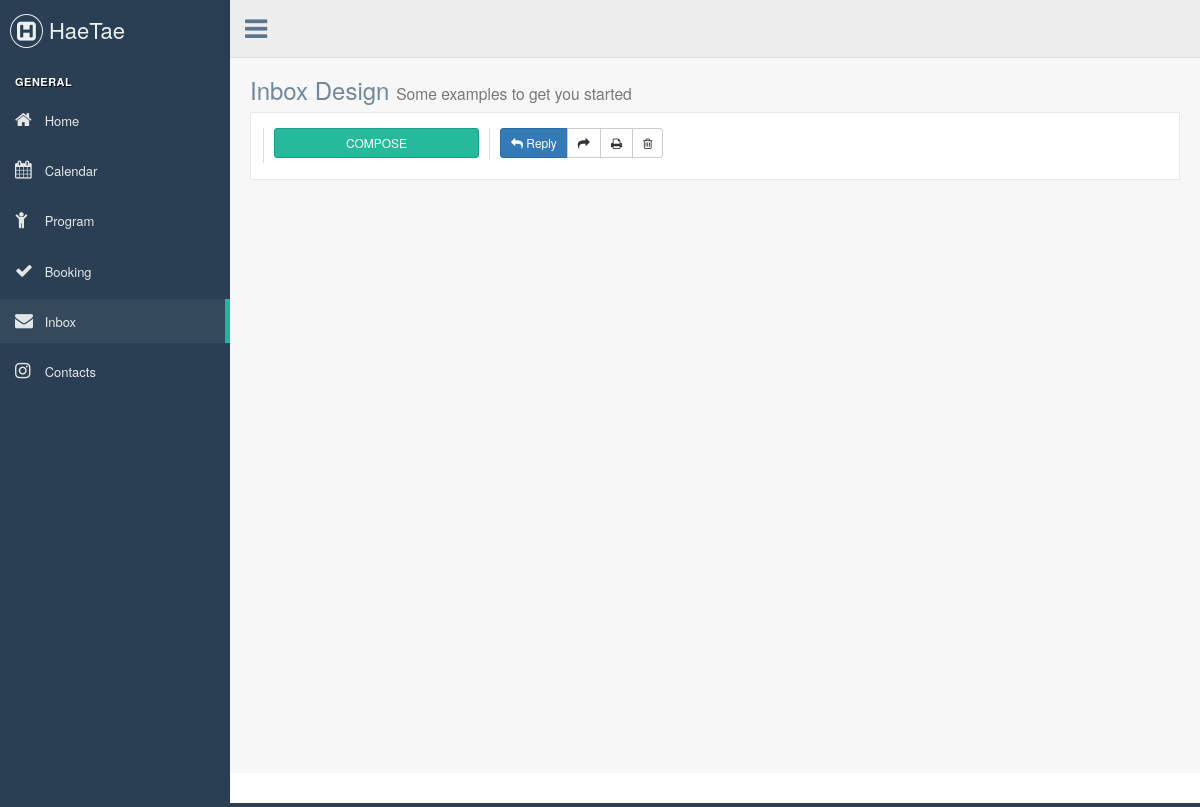
Page /admin/inbox.php on the earlier database version.
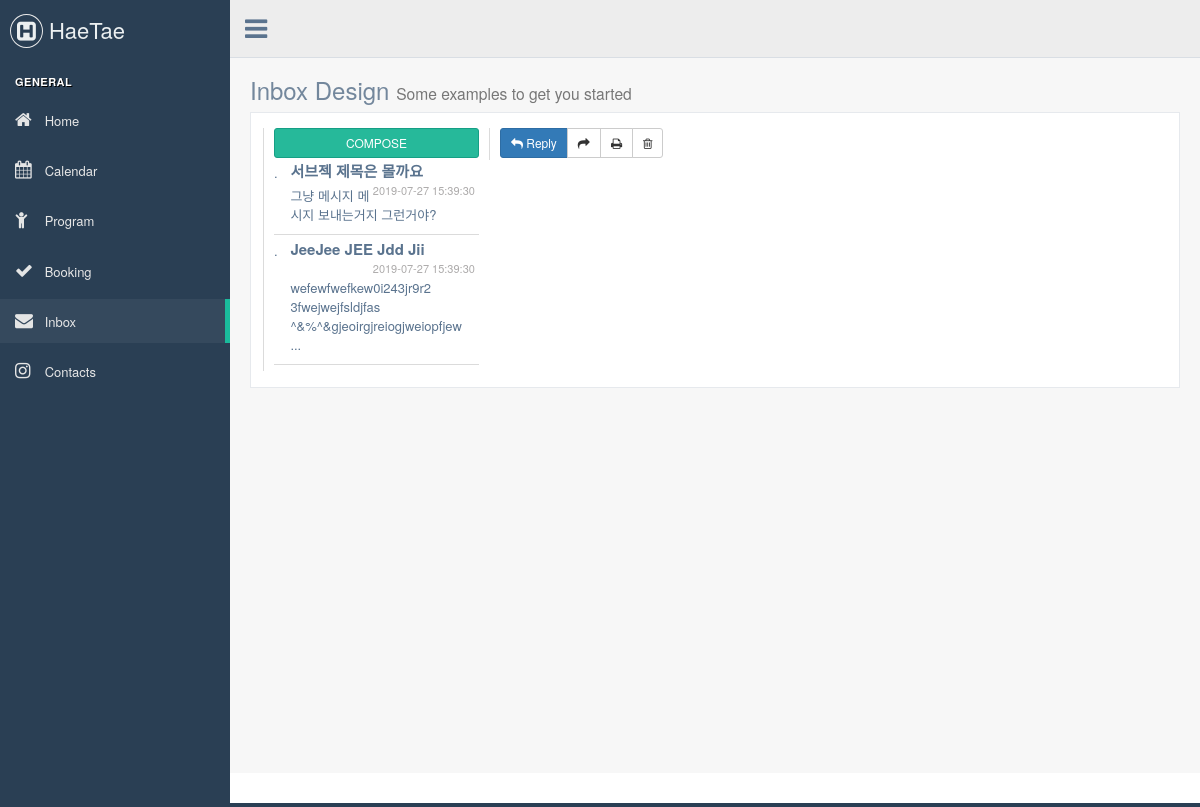
Same page on the later database version.
### tables this page shows
CREATE TABLE `inbox` (
  `pk` int(11) NOT NULL,
  `name` text NOT NULL,
  `email` text NOT NULL,
  `subject` mediumtext NOT NULL,
  `message` longtext NOT NULL,
  `create_time` datetime NOT NULL DEFAULT CURRENT_TIMESTAMP
);

### src/admin/inbox.php (the view, shortened to what this page needs)
<?php
$conn = mysqli_connect(
    'localhost',
    'root',
    'q1w2e3r4',
    'hmong');
$sql = "SELECT * FROM inbox";
$result = mysqli_query($conn, $sql);
$email_list = '';
while ($row = mysqli_fetch_array($result)) {
    $message = '';
    if (mb_strlen($row['message'], 'utf-8') > 70) {
        $message = substr($row['message'], 0, 70)." ...";
    } else {
        $message = $row['message'];
    }
    $email_list = $email_list
        . "<a href='javascript:openMail({$row['pk']});'>
                <div class='mail_list'>
                    <div class='left'>
                        .
                    </div>
                    <div class='right'>
                        <h3>{$row['subject']} <small>{$row['create_time']}</small></h3>
                        <p>$message</p>
                    </div>
                </div>
            </a>";
}
?>
<!DOCTYPE html>
<html lang="en">
<head>
    <link href="../vendors/bootstrap/dist/css/bootstrap.min.css" rel="stylesheet">
    <link href="../vendors/font-awesome/css/font-awesome.min.css" rel="stylesheet">
    <link href="../vendors/nprogress/nprogress.css" rel="stylesheet">
    <link href="../vendors/google-code-prettify/bin/prettify.min.css" rel="stylesheet">
    <link href="../build/css/custom.min.css" rel="stylesheet">
</head>
<body class="nav-md">
<div class="container body">
    <div class="main_container">
        <?php include("include/top_navigation.php"); ?>
        <div class="right_col" role="main">
            <div class="">
                <div class="page-title">
                    <div class="title_left">
                        <h3>Inbox Design <small>Some examples to get you started</small></h3>
                    </div>
                    <div class="title_right">
                        <div class="col-md-5 col-sm-5 col-xs-12 form-group pull-right top_search">
                        </div>
                    </div>
                </div>
                <div class="clearfix"></div>
                <div class="row">
                    <div class="col-md-12">
                        <div class="x_panel">
                            <div class="x_content">
                                <div class="row">
                                    <div class="col-sm-3 mail_list_column">
                                        <button id="compose" class="btn btn-sm btn-success btn-block" type="button">
                                            COMPOSE
                                        </button>
                                        <?= $email_list; ?>
                                    </div>
                                    <div class="col-sm-9 mail_view">
                                        <div class="inbox-body">
                                            <div class="mail_heading row">
                                                <div class="col-md-8">
                                                    <div class="btn-group">
                                                        <button class="btn btn-sm btn-primary" type="button"><i
                                                                    class="fa fa-reply"></i> Reply
                                                        </button>
                                                        <button class="btn btn-sm btn-default" type="button"
                                                                data-placement="top" data-toggle="tooltip"
                                                                data-original-title="Forward"><i
                                                                    class="fa fa-share"></i></button>
                                                        <button class="btn btn-sm btn-default" type="button"
                                                                data-placement="top" data-toggle="tooltip"
                                                                data-original-title="Print"><i class="fa fa-print"></i>
                                                        </button>
                                                        <button class="btn btn-sm btn-default" type="button"
                                                                data-placement="top" data-toggle="tooltip"
                                                                data-original-title="Trash"><i
                                                                    class="fa fa-trash-o"></i></button>
                                                    </div>
                                                </div>
                                                <div id="create_time" class="col-md-4 text-right">
                                                </div>
                                                <div id="subject" class="col-md-12">
                                                </div>
                                            </div>
                                            <div class="sender-info">
                                                <div class="row">
                                                    <div id="name" class="col-md-12">
                                                    </div>
                                                </div>
                                            </div>
                                        </div>
                                    </div>
                                </div>
                            </div>
                        </div>
                    </div>
                </div>
            </div>
        </div>
        <footer>
        </footer>
    </div>
</div>
</body>
</html>

### src/admin/include/top_navigation.php (shortened to what this page needs)
<div class="col-md-3 left_col">
    <div class="left_col scroll-view">
        <div class="navbar nav_title" style="border: 0;">
            <a href="index.php" class="site_title"><i class="fa fa-h-square"></i> <span>HaeTae</span></a>
        </div>
        <br/>
        <div id="sidebar-menu" class="main_menu_side hidden-print main_menu">
            <div class="menu_section">
                <h3>General</h3>
                <ul class="nav side-menu">
                    <li><a href="home.php"><i class="fa fa-home"></i> Home </span></a></li>
                    <li><a href="calendar2.php"><i class="fa fa-calendar"></i> Calendar </span></a></li>
                    <li id="program_menu"><a href="program.php"><i class="fa fa-child"></i> Program </span></a></li>
                    <li><a href="booking.php"><i class="fa fa-check"></i> Booking </span></a></li>
                    <li><a href="inbox.php"><i class="fa fa-envelope"></i> Inbox </span></a></li>
                    <li id="contacts_menu"><a href="contacts.php"><i class="fa fa-instagram"></i> Contacts </span></a></li>
                </ul>
            </div>
        </div>
    </div>
</div>
<div class="top_nav">
    <div class="nav_menu">
        <nav>
            <div class="nav toggle">
                <a id="menu_toggle"><i class="fa fa-bars"></i></a>
            </div>
            <ul class="nav navbar-nav navbar-right">
                <li role="presentation" class="dropdown">
                    <a href="javascript:;" class="dropdown-toggle info-number" data-toggle="dropdown"
                       aria-expanded="false">
                    </a>
                </li>
            </ul>
        </nav>
    </div>
</div>

Differences in the rows shown:
added inbox: subject "서브젝 제목은 몰까요", create_time "2019-07-27 15:39:30", message "그냥 메시지 메시지 보내는거지 그런거야?"
added inbox: subject "JeeJee JEE Jdd Jii", create_time "2019-07-27 15:39:30", message "wefewfwefkew0i243jr9r2 3fwejwejfsldjfas ^&%^&gjeoirgjreiogjweiopfjew ..."
